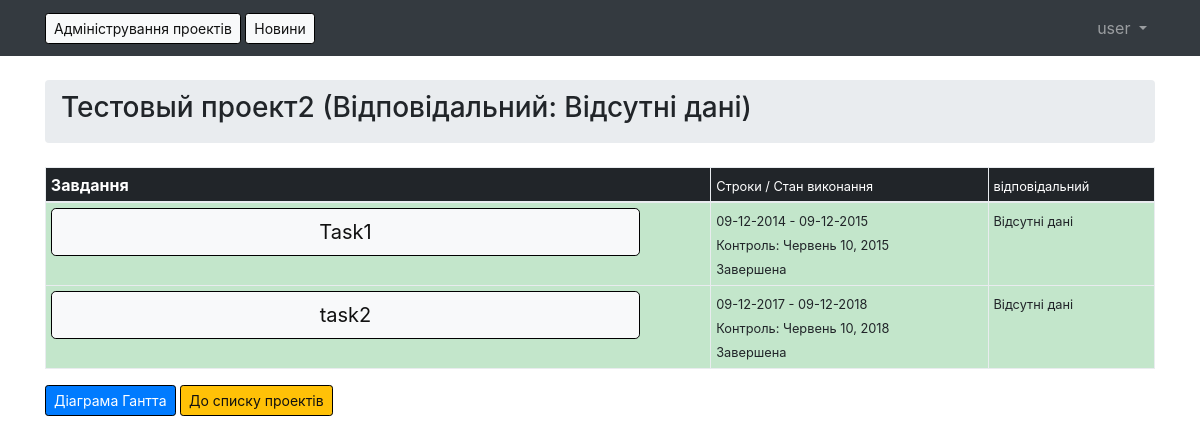
The app's page /project/2/ (signed in) with its own data.
### home/models.py (models this page shows, shortened)
class PROJECT(models.Model):
    name = models.CharField(max_length=500, verbose_name="Назва",help_text="Введіть назву проекту")
    responsible = models.CharField(max_length=200, verbose_name="Відповідальний",  help_text="Введіть головного відповідального за проект", default="Відсутні дані")
    promizhny_control = models.IntegerField(default=50, verbose_name = "Процент Проміжного Контролю", help_text="введіть процент, якій провіряє від кінця терміну завершення завдання, коли потрібно включати проміжний контроль (за замовчуванням 50%). Наприклад, якщо бажаєте, щоб завданнє за 30% до кінця строку повина буде включена в проміжний контрол, зменіть процент до 30.")
    change_percent = models.BooleanField(default=False, verbose_name = "Змінити процент")
    created_at = models.DateTimeField(auto_now_add=True)
    class Meta:
        verbose_name = "Проекти (назви і відповідальні)"
        verbose_name_plural = "Проекти (назви і відповідальні)"

class TASK(models.Model):
    name_task = models.CharField(max_length=30)
    text = models.TextField(max_length=1000, blank=True,null=True)
    start = models.DateField()
    finish = models.DateField()
    project =  models.ForeignKey(PROJECT, related_name='project')
    performer = models.CharField(max_length=1000, verbose_name="Виконавець", help_text="Введіть виконавця завдання, або через кому, якщо їх декілька", default="Відсутні дані")
    overdue_reason = models.CharField(max_length=1000, verbose_name="Причина простроченого завдання", help_text="Якщо завдання прострочено, вкажіть причину, чому це сталося", blank=True, null=True)
    promizhny = models.BooleanField(default=True, verbose_name = "Не на контролi")
    promizhny_date = models.DateField(default = datetime.date(1,1,1), verbose_name = "Дата контролю")
    overdue = models.BooleanField(default=True, verbose_name = "Не прострочена")
    status_choice= (('n', 'Не розпочата'),
            ('i','Розпочата'),
            ('c','Завершена'))
    status = models.CharField(max_length=1, choices=status_choice, default='n')
    class Meta:
        verbose_name = "Завдання проектів"
        verbose_name_plural = "Завдання проектів (деталі)"

### home/views.py (the view)
# urls.py: url(r'^project/(?P<pk>\d+)/$', home_views.project_detail, name='project_detail' ),
@login_required
def project_detail(request, pk):
    update_task()
    project = PROJECT.objects.get(pk=pk)
    script = gantt(TASK.objects.all().filter(project=project).order_by('-pk'))
    project_tasks = TASK.objects.all().filter(project__pk=pk).order_by('pk')
    return render(request, 'project_detail.html',{'project': project, 'project_tasks': project_tasks, 'script': script})

### home/templatetags/form_tags.py (called while the page is built)
@register.filter
def dict_status(bound_field):
    status_dict= {'n':'Не розпочата','i':'Незавершена','c':'Завершена'}
    return status_dict[bound_field]

### home/update_task.py (called while the page is built)
def change_project_percent():
    projects = PROJECT.objects.all().filter(change_percent=True)
    if projects:
        for project in projects:
            tasks = TASK.objects.all().filter(project=project)
            project.change_percent=False
            project.save()
            [exec("task.promizhny_date=datetime.date(1,1,1); task.save()") for task in tasks]

def change_default_promizhny_date():
    base_date = datetime.date(1,1,1)
    task_work = TASK.objects.all().filter(promizhny_date=base_date)
    if task_work:
        [exec("task.promizhny_date=promizhny_date(task); task.save()") for task in task_work]

def update_task():
    change_project_percent()
    change_default_promizhny_date()
    tasks_all = TASK.objects.all()
    tasks = TASK.objects.all().filter(status='n').union(TASK.objects.all().filter(status='i'))
    promizhny_control = [task for task in tasks if check_promizhny(task)]
    overdue_task = [task for task in tasks if (task.finish - now()).days < 0]
    [exec("task.promizhny=True; task.save()") for task in tasks_all]
    [exec("task.overdue=True; task.save()") for task in tasks_all]
    [exec("task.promizhny=False; task.save()") for task in promizhny_control]
    [exec("task.overdue=False; task.save()") for task in overdue_task]

### home/templates/project_detail.html (shortened to what this page needs)
{% extends "base.html" %}
{% load form_tags %}
    {% block breadcrumb %}
    <h3>
    {{ project.name}} (Відповідальний: {{project.responsible}})
    </h3>
    {% endblock breadcrumb %}
    {% block content %}
<table class="table table-hover table-bordered table-sm" cellpadding="0" cellspacing="0" width="100%" border="0">
    <thead class="thead-inverse">
      <tr>
        <th>Завдання</th>
        <th><small>Строки / Стан виконання</small></th>
        <th><small>відповідальний</small></th>
      </tr>
    </thead>
    <tbody>
      {% for task in project_tasks %}
        <tr>
          <td {% if task.status == "c" %} class='table-success'
          {% elif task.status == "n" %} class='table-info'
          {% endif %} width="60%">
          <a type="button" href="#" class="btn btn-light btn-lg" id = "button_size" data-toggle="modal" data-target="#myModallg{{forloop.counter}}">
           {{ task.name_task }}
          </a>
        <td {% if task.status == "c" %} class='table-success'
          {% elif task.status == "n" %} class='table-info'
          {% endif %} width="25%">
            <small>
            {{ task.start|date:'d-m-Y' }} - {{ task.finish|date:'d-m-Y' }}<br>
                    Контроль: {{ task.promizhny_date }}<br>
                    {{ task.status|dict_status }}
                </small>
          </td>
          <td {% if task.status == "c" %} class='table-success'
          {% elif task.status == "n" %} class='table-info'
          {% endif %} width="15%">
                <small>
                    {{ task.performer }}
                </small>
          </td>
        </tr>
      {% endfor %}
    </tbody>
  </table>
 <button onclick="myFunction{{project.project.pk}}()" class="btn btn-primary btn-sm">Діаграма Гантта</button>&nbsp;<a role="button" href="{% url 'home'%}" class="btn btn-warning btn-sm">До списку проектів</a><br><br>
    {% endblock content %}

### home/templates/base.html (shortened to what this page needs)
{% load static %}<!DOCTYPE html>
<html>
  <head>
    <link rel="stylesheet" href="{% static 'css/bootstrap.min.css' %}">
    <link rel="stylesheet" href="{% static 'css/app.css' %}">
  </head>
  <body>
      <nav class="navbar navbar-expand-sm navbar-dark bg-dark">
        <div class="container">
          <a type="button" class="btn btn-light btn-sm" href="{% url 'home' %}">
          Адміністрування проектів
          </a> &nbsp;
          <a type="button" class="btn btn-light btn-sm" href="{% url 'news' %}">
          Новини
          </a>
          <div class="collapse navbar-collapse" id="mainMenu">
            {% if user.is_authenticated %}
              <ul class="navbar-nav ml-auto">
                <li class="nav-item dropdown">
                  <a class="nav-link dropdown-toggle" href="#" id="userMenu" data-toggle="dropdown" aria-haspopup="true" aria-expanded="false">
                    {{ user.username }}
                  </a>
                </li>
              </ul>
            {% else %}
              <form class="form-inline ml-auto">
                <a href="{% url 'login' %}" class="btn btn-outline-secondary">Log in</a>
                <a href="{% url 'signup' %}" class="btn btn-primary ml-2">Sign up</a>
              </form>
            {% endif %}
          </div>
        </div>
      </nav>
      <div class="container">
        <ol class="breadcrumb my-4">
          {% block breadcrumb %}
          {% endblock %}
        </ol>
        {% block content %}
        {% endblock %}
      </div>
  </body>
</html>

### records on screen
PROJECT: name "Тестовый проект2", responsible "Відсутні дані"
TASK: name_task "Task1", start "09-12-2014", finish "09-12-2015", promizhny_date "Червень 10, 2015", status|dict_status "Завершена", performer "Відсутні дані"
TASK: name_task "task2", start "09-12-2017", finish "09-12-2018", promizhny_date "Червень 10, 2018", status|dict_status "Завершена", performer "Відсутні дані"

### other values on screen
{{ user.username }} "user"
